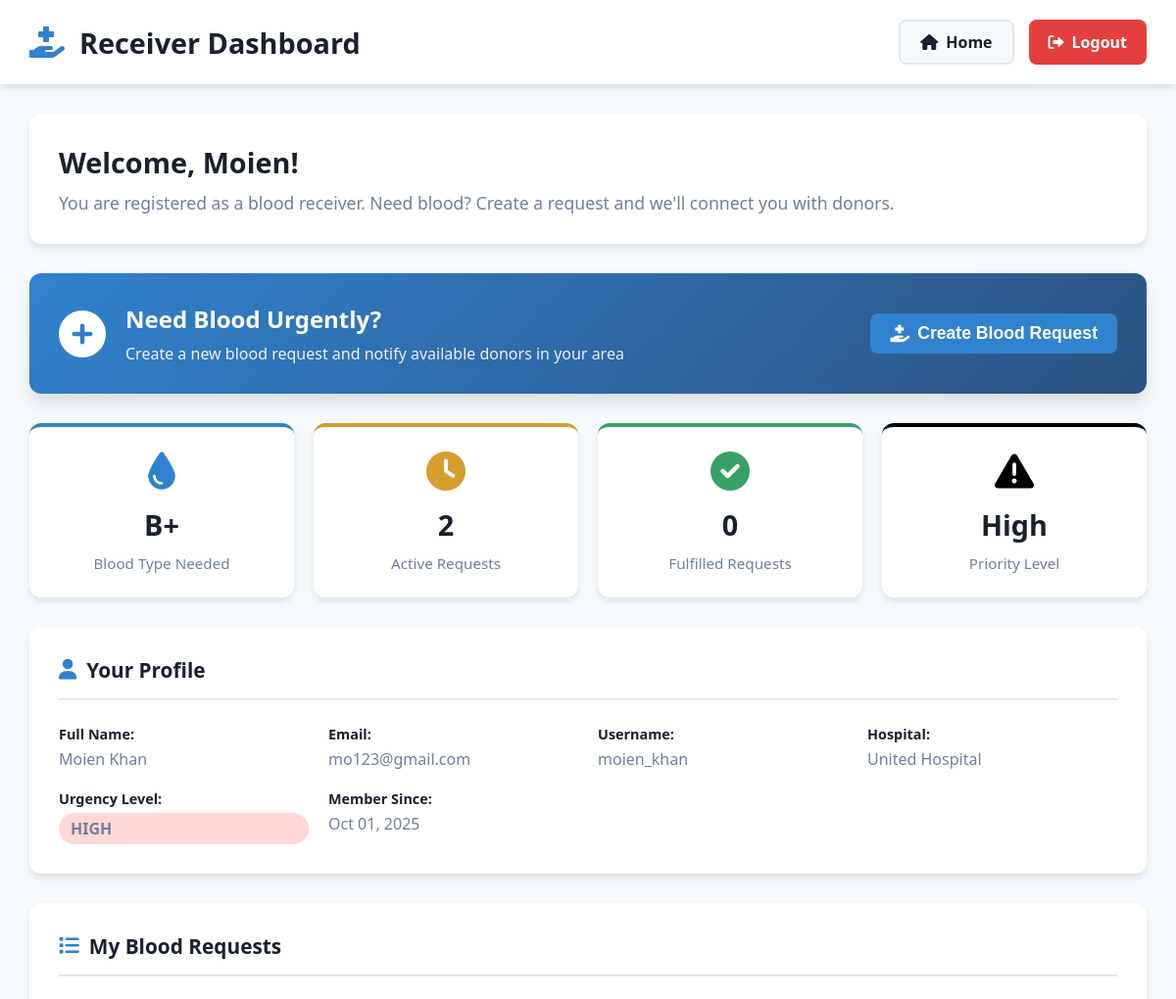
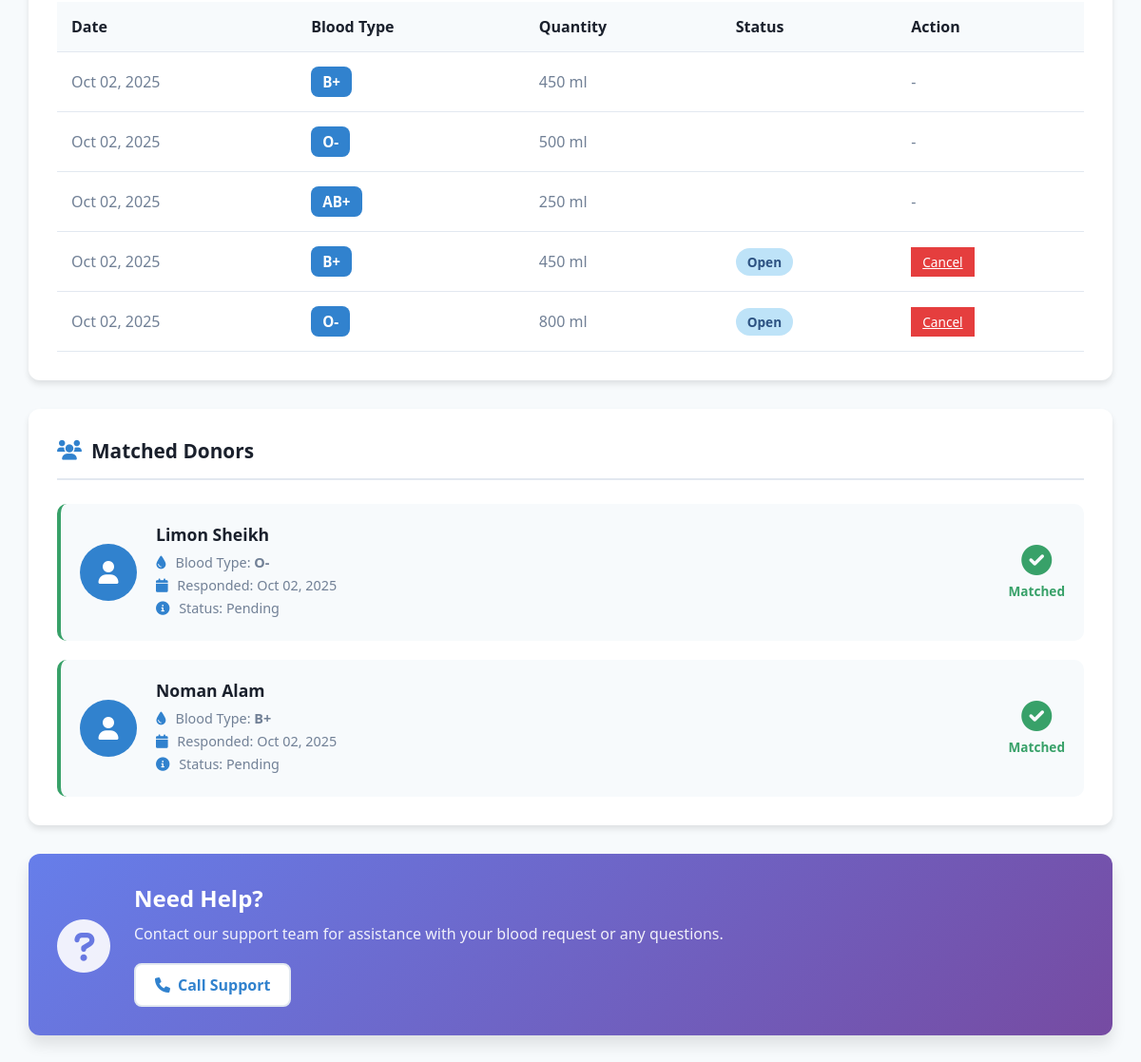
The app's page /receiver/dashboard.php (signed in), older data (2 pictures, top to bottom).
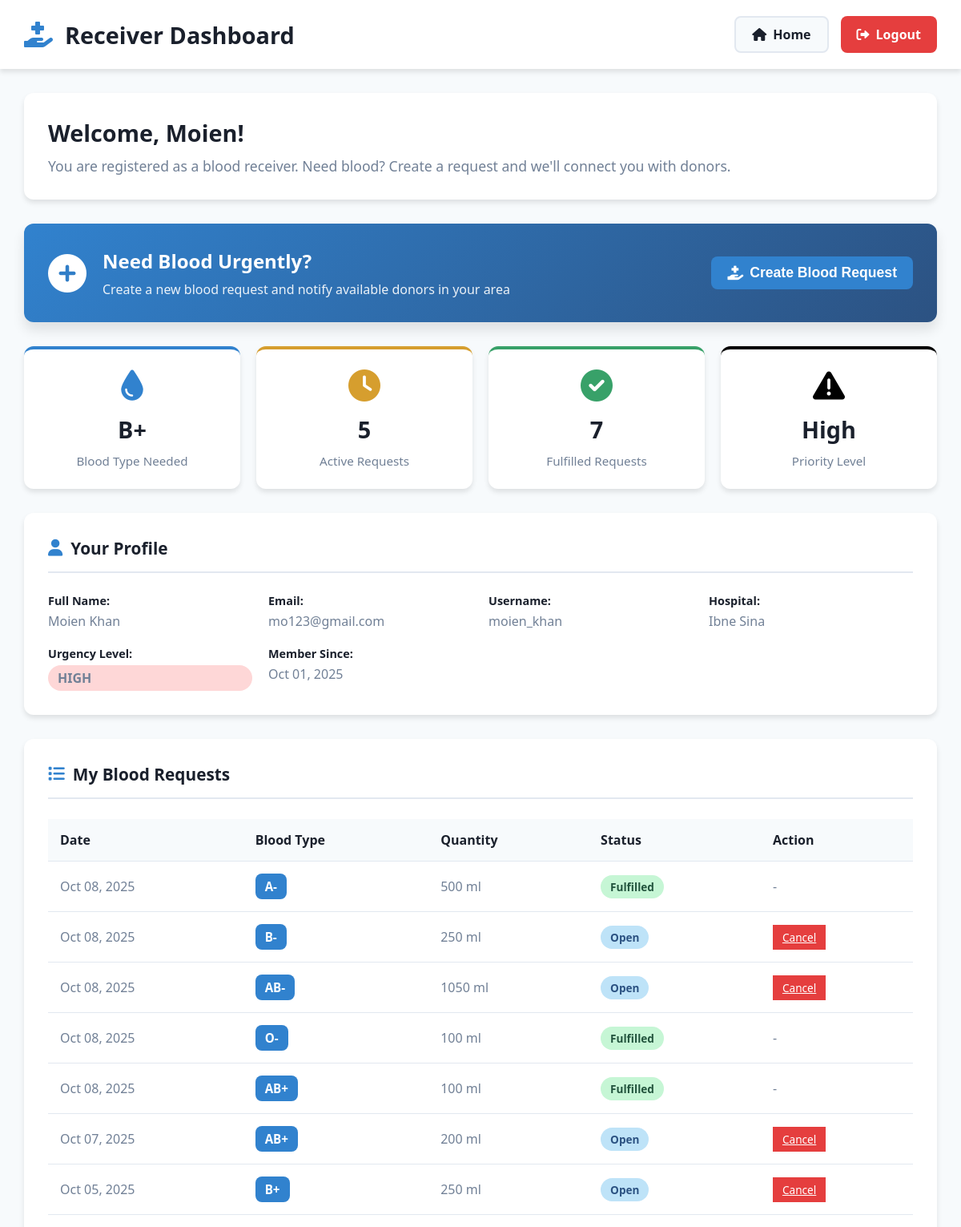
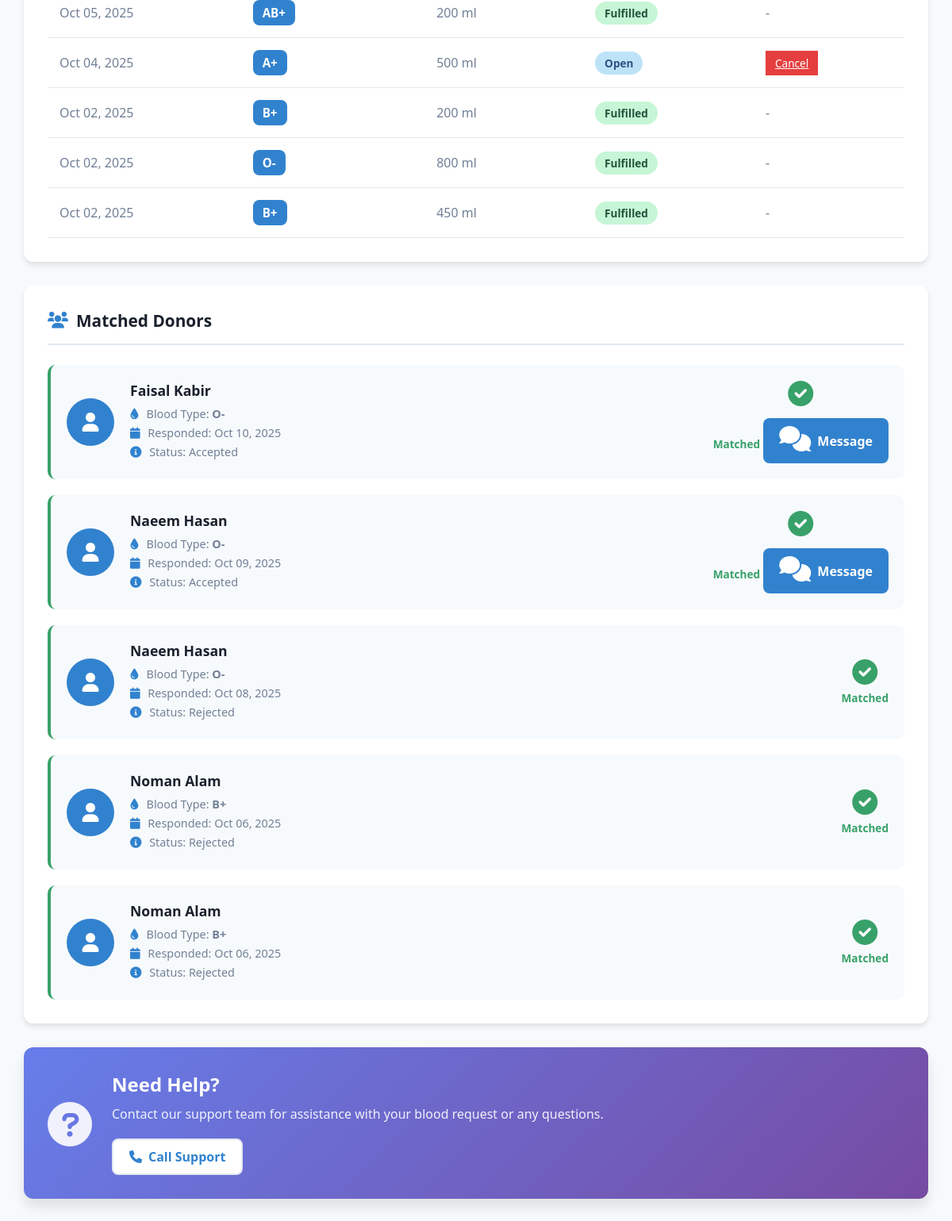
The same page, newer data (2 pictures, top to bottom).
### tables this page shows
CREATE TABLE `recipients` (
  `id` int(11) NOT NULL,
  `user_id` int(11) NOT NULL,
  `blood_type_id` int(11) NOT NULL,
  `urgency_level` enum('Low','Medium','High') NOT NULL,
  `hospital` varchar(100) DEFAULT NULL,
  `phone` varchar(20) DEFAULT NULL
);

CREATE TABLE `requests` (
  `id` int(11) NOT NULL,
  `recipient_id` int(11) NOT NULL,
  `blood_type_id` int(11) NOT NULL,
  `quantity_ml` int(11) NOT NULL,
  `request_date` date NOT NULL,
  `status` enum('Open','Fulfilled','Canceled') NOT NULL
);

CREATE TABLE `blood_types` (
  `id` int(11) NOT NULL,
  `type` enum('A+','A-','B+','B-','AB+','AB-','O+','O-') NOT NULL
);

CREATE TABLE `responses` (
  `id` int(11) NOT NULL,
  `donor_id` int(11) NOT NULL,
  `request_id` int(11) NOT NULL,
  `response_date` datetime NOT NULL,
  `status` enum('Pending','Accepted','Rejected') DEFAULT 'Pending'
);

CREATE TABLE `users` (
  `id` int(11) NOT NULL,
  `first_name` varchar(100) NOT NULL,
  `last_name` varchar(100) NOT NULL,
  `username` varchar(50) NOT NULL,
  `password` varchar(255) NOT NULL,
  `email` varchar(100) NOT NULL,
  `role` enum('donor','recipient') NOT NULL,
  `created_at` timestamp NOT NULL DEFAULT current_timestamp()
);

### receiver/dashboard.php (the view, shortened to what the changed rows need)
<?php
require_once '../config/db_connection.php';
$user_id = $_SESSION['user_id'];
$user_query = "SELECT u.*, rec.urgency_level, rec.hospital, bt.type as blood_type_needed
               FROM users u
               JOIN recipients rec ON u.id = rec.user_id
               JOIN blood_types bt ON rec.blood_type_id = bt.id
               WHERE u.id = ?";
$stmt = $conn->prepare($user_query);
$stmt->bind_param("i", $user_id);
$stmt->execute();
$result = $stmt->get_result();
$user = $result->fetch_assoc();
$recipient_query = "SELECT id FROM recipients WHERE user_id = ?";
$stmt = $conn->prepare($recipient_query);
$stmt->bind_param("i", $user_id);
$stmt->execute();
$recipient_result = $stmt->get_result();
$recipient_data = $recipient_result->fetch_assoc();
$recipient_id = $recipient_data['id'];
$my_requests_query = "SELECT r.*, bt.type as blood_type
                      FROM requests r
                      JOIN blood_types bt ON r.blood_type_id = bt.id
                      WHERE r.recipient_id = ?
                      ORDER BY r.request_date DESC";
$stmt = $conn->prepare($my_requests_query);
$stmt->bind_param("i", $recipient_id);
$stmt->execute();
$my_requests_result = $stmt->get_result();
$active_count_query = "SELECT COUNT(*) as active_count
                       FROM requests
                       WHERE recipient_id = ? AND status = 'Open'";
$stmt = $conn->prepare($active_count_query);
$stmt->bind_param("i", $recipient_id);
$stmt->execute();
$active_count_result = $stmt->get_result();
$active_count = $active_count_result->fetch_assoc();
$fulfilled_count_query = "SELECT COUNT(*) as fulfilled_count
                          FROM requests
                          WHERE recipient_id = ? AND status = 'Fulfilled'";
$stmt = $conn->prepare($fulfilled_count_query);
$stmt->bind_param("i", $recipient_id);
$stmt->execute();
$fulfilled_count_result = $stmt->get_result();
$fulfilled_count = $fulfilled_count_result->fetch_assoc();
$matches_query = "SELECT
                    r.id as response_id,
                    r.response_date,
                    r.status as response_status,
                    req.id as request_id,
                    don.age,
                    u.first_name,
                    u.last_name,
                    bt.type as blood_type
                  FROM responses r
                  JOIN requests req ON r.request_id = req.id
                  JOIN donors don ON r.donor_id = don.id
                  JOIN users u ON don.user_id = u.id
                  JOIN blood_types bt ON don.blood_type_id = bt.id
                  WHERE req.recipient_id = ?
                  ORDER BY r.response_date DESC
                  LIMIT 5";
$stmt = $conn->prepare($matches_query);
$stmt->bind_param("i", $recipient_id);
$stmt->execute();
$matches_result = $stmt->get_result();
?>
<!DOCTYPE html>
<html lang="en">
<head>
    <link rel="stylesheet" href="receiver_style.css">
    <link href="https://cdnjs.cloudflare.com/ajax/libs/font-awesome/6.0.0/css/all.min.css" rel="stylesheet">
</head>
<body>
    <div class="dashboard-container">
        <div class="dashboard-header">
            <div class="dashboard-title">
                <h1>Receiver Dashboard</h1>
            </div>
        </div>
        <div class="dashboard-content">
            <div class="welcome-card">
                <h2>Welcome, <?php echo htmlspecialchars($user['first_name']); ?>!</h2>
                <p>You are registered as a blood receiver. Need blood? Create a request and we'll connect you with donors.</p>
            </div>
            <div class="stats-grid">
                <div class="stat-card primary">
                    <i class="fas fa-tint"></i>
                    <h3><?php echo $user['blood_type_needed']; ?></h3>
                    <p>Blood Type Needed</p>
                </div>
                <div class="stat-card warning">
                    <i class="fas fa-clock"></i>
                    <h3><?php echo $active_count['active_count']; ?></h3>
                    <p>Active Requests</p>
                </div>
                <div class="stat-card success">
                    <i class="fas fa-check-circle"></i>
                    <h3><?php echo $fulfilled_count['fulfilled_count']; ?></h3>
                    <p>Fulfilled Requests</p>
                </div>
                <div class="stat-card info">
                    <i class="fas fa-exclamation-triangle"></i>
                    <h3><?php echo ucfirst($user['urgency_level']); ?></h3>
                    <p>Priority Level</p>
                </div>
            </div>
            <div class="section-card">
                <div class="profile-grid">
                    <div class="profile-item"><strong>Full Name:</strong>
                        <span><?php echo htmlspecialchars($user['first_name'] . ' ' . $user['last_name']); ?></span>
                    </div>
                    <div class="profile-item"><strong>Email:</strong>
                        <span><?php echo htmlspecialchars($user['email']); ?></span>
                    </div>
                    <div class="profile-item"><strong>Username:</strong>
                        <span><?php echo htmlspecialchars($user['username']); ?></span>
                    </div>
                    <div class="profile-item"><strong>Hospital:</strong>
                        <span><?php echo htmlspecialchars($user['hospital']); ?></span>
                    </div>
                    <div class="profile-item"><strong>Urgency Level:</strong>
                        <span class="urgency-badge urgency-<?php echo strtolower($user['urgency_level']); ?>">
                            <?php echo $user['urgency_level']; ?>
                        </span>
                    </div>
                    <div class="profile-item"><strong>Member Since:</strong>
                        <span><?php echo date('M d, Y', strtotime($user['created_at'])); ?></span>
                    </div>
                </div>
            </div>
            <div class="section-card">
                <?php if ($my_requests_result->num_rows > 0): ?>
                    <div class="table-responsive">
                        <table class="data-table">
                            <thead>
                                <tr>
                                    <th>Date</th>
                                    <th>Blood Type</th>
                                    <th>Quantity</th>
                                    <th>Status</th>
                                    <th>Action</th>
                                </tr>
                            </thead>
                            <tbody>
                                <?php while ($request = $my_requests_result->fetch_assoc()): ?>
                                    <tr>
                                        <td><?php echo date('M d, Y', strtotime($request['request_date'])); ?></td>
                                        <td><span class="blood-type-badge"><?php echo $request['blood_type']; ?></span></td>
                                        <td><?php echo $request['quantity_ml']; ?> ml</td>
                                        <td><span class="status-badge status-<?php echo strtolower($request['status']); ?>">
                                                <?php echo $request['status']; ?>
                                            </span></td>
                                        <td>
                                            <?php if ($request['status'] == 'Open'): ?>
                                                <a href="admin.php?cancel_id=<?php echo $request['id']; ?>"
                                                   class="btn-small btn-danger"
                                                   onclick="return confirm('Cancel this request?');">
                                                   Cancel
                                                </a>
                                            <?php else: ?>
                                                <span class="text-muted">-</span>
                                            <?php endif; ?>
                                        </td>
                                    </tr>
                                <?php endwhile; ?>
                            </tbody>
                        </table>
                    </div>
                <?php endif; ?>
            </div>
            <div class="section-card">
                <?php if ($matches_result->num_rows > 0): ?>
                    <div class="donors-list">
                        <?php while ($match = $matches_result->fetch_assoc()): ?>
                            <div class="donor-card">
                                <div class="donor-avatar">
                                    <i class="fas fa-user"></i>
                                </div>
                                <div class="donor-info">
                                    <h4><?php echo htmlspecialchars($match['first_name'] . ' ' . $match['last_name']); ?></h4>
                                    <p><i class="fas fa-tint"></i> Blood Type: <strong><?php echo $match['blood_type']; ?></strong></p>
                                    <p><i class="fas fa-calendar"></i> Responded: <?php echo date('M d, Y', strtotime($match['response_date'])); ?></p>
                                    <p><i class="fas fa-info-circle"></i> Status: <?php echo $match['response_status']; ?></p>
                                </div>
                                <div class="donor-badge">
                                    <i class="fas fa-check-circle"></i>
                                    <span>Matched</span>
                                    <?php if ($match['response_status'] == 'Accepted'): ?>
                                        <a href="message.php?request_id=<?php echo $match['request_id']; ?>" class="btn btn-primary" style="margin-top: 10px;">
                                            <i class="fas fa-comments"></i> Message
                                        </a>
                                    <?php endif; ?>
                                </div>
                            </div>
                        <?php endwhile; ?>
                    </div>
                <?php endif; ?>
            </div>
        </div>
    </div>
</body>
</html>

Row changes from the older to the newer data that the page shows:
removed requests: request_date "Oct 02, 2025", blood_type.type "B+", quantity_ml "450", status empty (drawn)
removed requests: request_date "Oct 02, 2025", blood_type.type "O-", quantity_ml "500", status empty (drawn)
removed requests: request_date "Oct 02, 2025", blood_type.type "AB+", quantity_ml "250", status empty (drawn)
no longer on this page (row edited): responses: users.first_name+last_name "Limon Sheikh", blood_types.type "O-", response_date "Oct 02, 2025", status "Pending"
no longer on this page (row edited): responses: users.first_name+last_name "Noman Alam", blood_types.type "B+", response_date "Oct 02, 2025", status "Pending"
changed recipients "High": hospital "United Hospital" → "Ibne Sina"
added requests: request_date "Oct 08, 2025", blood_type.type "A-", quantity_ml "500", status "Fulfilled"
added requests: request_date "Oct 08, 2025", blood_type.type "B-", quantity_ml "250", status "Open"
added requests: request_date "Oct 08, 2025", blood_type.type "AB-", quantity_ml "1050", status "Open"
added requests: request_date "Oct 08, 2025", blood_type.type "O-", quantity_ml "100", status "Fulfilled"
added requests: request_date "Oct 08, 2025", blood_type.type "AB+", quantity_ml "100", status "Fulfilled"
added requests: request_date "Oct 07, 2025", blood_type.type "AB+", quantity_ml "200", status "Open"
added requests: request_date "Oct 05, 2025", blood_type.type "B+", quantity_ml "250", status "Open"
added requests: request_date "Oct 05, 2025", blood_type.type "AB+", quantity_ml "200", status "Fulfilled"
added requests: request_date "Oct 04, 2025", blood_type.type "A+", quantity_ml "500", status "Open"
added requests: request_date "Oct 02, 2025", blood_type.type "B+", quantity_ml "200", status "Fulfilled"
changed requests (number 11 of 12 on the later page): status "Open" → "Fulfilled"; status "Cancel" → "-"; moves up the list
changed requests (number 12 of 12 on the later page): status "Open" → "Fulfilled"; status "Cancel" → "-"
added responses: users.first_name+last_name "Faisal Kabir", blood_types.type "O-", response_date "Oct 10, 2025", status "Accepted"
added responses: users.first_name+last_name "Naeem Hasan", blood_types.type "O-", response_date "Oct 09, 2025", status "Accepted"
added responses: users.first_name+last_name "Naeem Hasan", blood_types.type "O-", response_date "Oct 08, 2025", status "Rejected"
added responses: users.first_name+last_name "Noman Alam", blood_types.type "B+", response_date "Oct 06, 2025", status "Rejected"
added responses: users.first_name+last_name "Noman Alam", blood_types.type "B+", response_date "Oct 06, 2025", status "Rejected"
Text that changed along with them:
$active_count['active_count']: "2" → "5"
$fulfilled_count['fulfilled_count']: "0" → "7"
